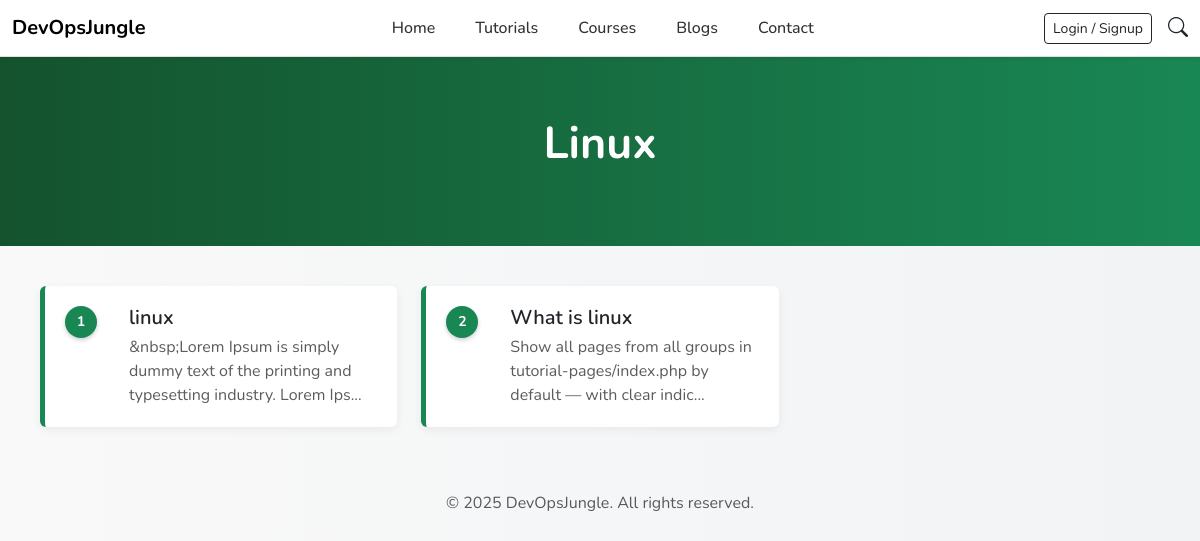
The app's page /tutorial/linux, older data.
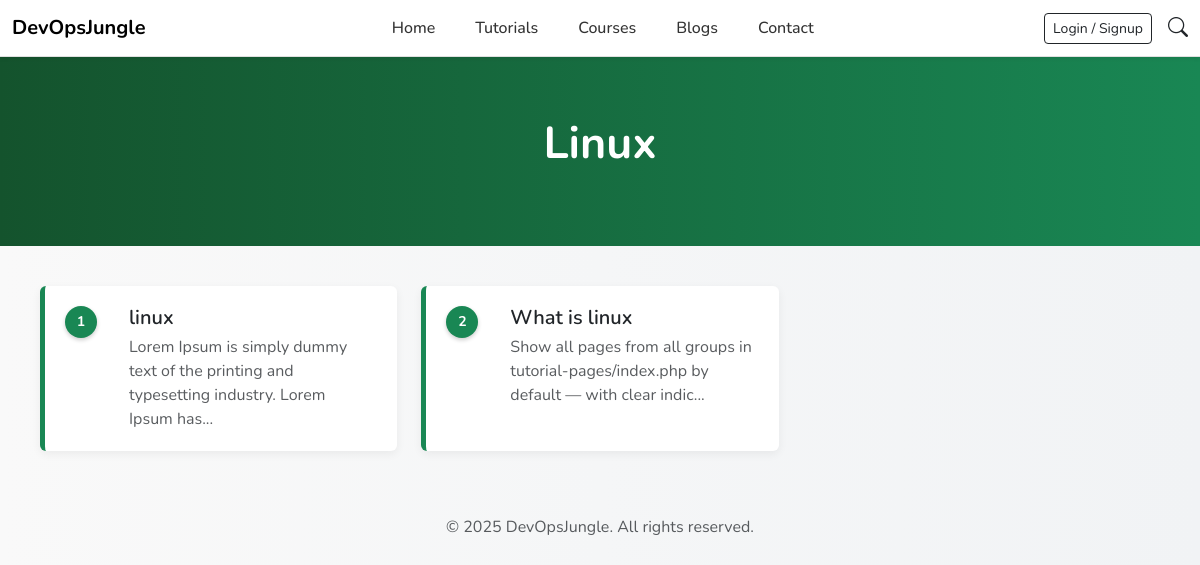
The same page, newer data.
### tables this page shows
CREATE TABLE `tutorial_pages` (
  `id` int(11) NOT NULL,
  `group_id` int(11) NOT NULL,
  `title` varchar(255) NOT NULL,
  `slug` varchar(255) NOT NULL,
  `content` longtext NOT NULL,
  `position` int(11) DEFAULT 0,
  `is_published` tinyint(1) DEFAULT 1,
  `created_at` timestamp NOT NULL DEFAULT current_timestamp(),
  `updated_at` timestamp NOT NULL DEFAULT current_timestamp() ON UPDATE current_timestamp(),
  `meta_title` varchar(255) DEFAULT NULL,
  `meta_description` text DEFAULT NULL
);

### tutorial-landing.php (the view, shortened to what this page needs)
<?php
require_once('includes/db.php');
require_once('includes/header.php');
$group_slug = $_GET['group'] ?? '';
$stmt = $conn->prepare("SELECT * FROM tutorial_groups WHERE slug = ?");
$stmt->bind_param("s", $group_slug);
$stmt->execute();
$group_result = $stmt->get_result();
$group = $group_result->fetch_assoc();
$page_stmt = $conn->prepare("SELECT * FROM tutorial_pages WHERE group_id = ? AND is_published = 1 ORDER BY position ASC");
$page_stmt->bind_param("i", $group['id']);
$page_stmt->execute();
$page_result = $page_stmt->get_result();
$pages = [];
while ($row = $page_result->fetch_assoc()) {
    $pages[] = $row;
}
?>
<!DOCTYPE html>
<html lang="en">
<head>
    <link href="https://cdn.jsdelivr.net/npm/bootstrap@5.3.3/dist/css/bootstrap.min.css" rel="stylesheet">
</head>
<body>
<section class="landing-hero">
    <div class="container">
        <h1><?= htmlspecialchars($group['title']) ?></h1>
    </div>
</section>
<section class="topics">
    <div class="row g-4">
        <?php if (count($pages)): ?>
            <?php foreach ($pages as $index => $page): ?>
                <div class="col-md-6 col-lg-4">
                    <div class="card topic-card h-100">
                        <a href="/devopsjungle/tutorial/<?= urlencode($group['slug']) ?>/<?= urlencode($page['slug']) ?>">
                            <div class="topic-number"><?= $index + 1 ?></div>
                            <div class="card-body">
                                <h5><?= htmlspecialchars($page['title']) ?></h5>
                                <p class="text-muted mb-0"><?= htmlspecialchars(substr(strip_tags($page['content']), 0, 90)) ?>...</p>
                            </div>
                        </a>
                    </div>
                </div>
            <?php endforeach; ?>
        <?php else: ?>
            <p class="text-muted">No tutorials in this group yet.</p>
        <?php endif; ?>
    </div>
</section>
<footer class="text-center text-muted py-4">
    &copy; <?= date('Y') ?> DevOpsJungle. All rights reserved.
</footer>
</body>
</html>

Row changes from the older to the newer data that the page shows:
changed tutorial_pages "linux": content "&nbsp;Lorem Ipsum is simply dummy text of the printing and typesetting industry. Lorem Ips" → "Lorem Ipsum is simply dummy text of the printing and typesetting industry. Lorem Ipsum has"
